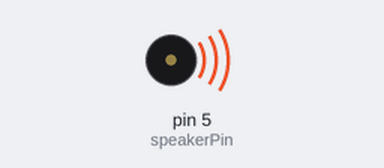
Recording of a sketch running on a simulated Arduino Uno, built with avr-gcc and run on an emulated ATmega328P. On the bench: buzzer (waves = sounding).

Above: at 0.5 s.
Timing chart, 0 to 4.6 s (numbered marks = the images above):
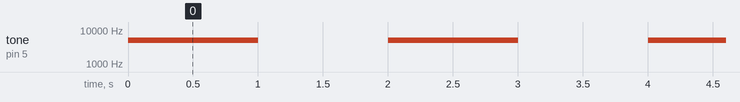

The sketch:

app.ino
```cpp
int speakerPin = 5;

void setup(){
    pinMode(speakerPin, OUTPUT);
}

void loop() {
    tone(speakerPin, 5000, 1000);
    delay(2000);
}
```

Measured:
- by itself, tone on pin 5 (speakerPin): alternates 5000 Hz for 1.0 s and silent for 1.0 s
